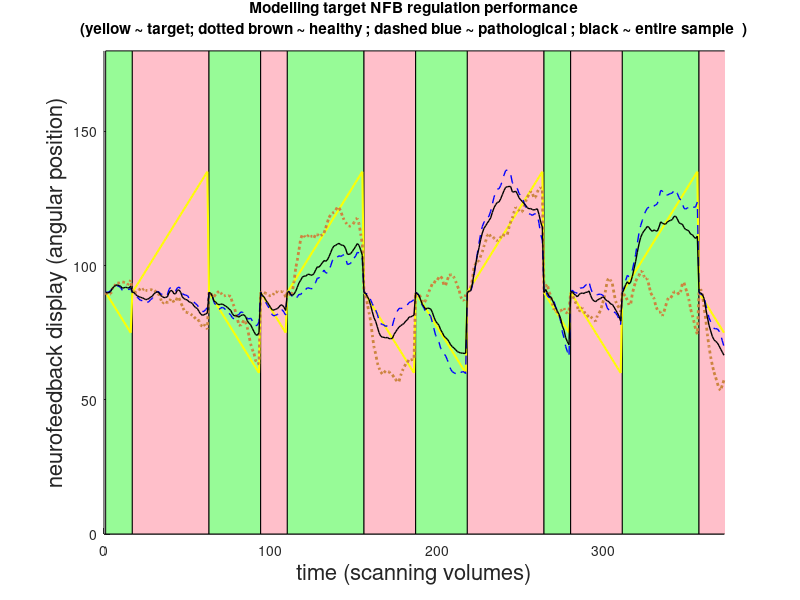
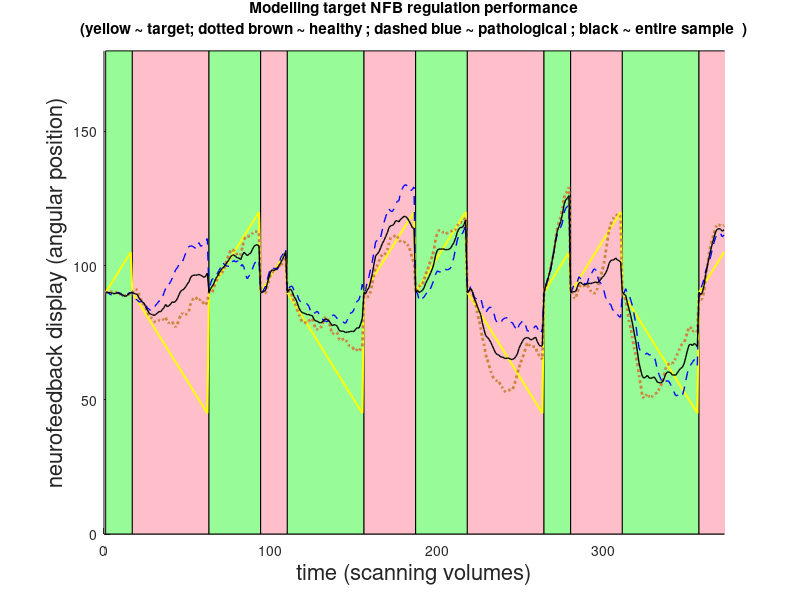
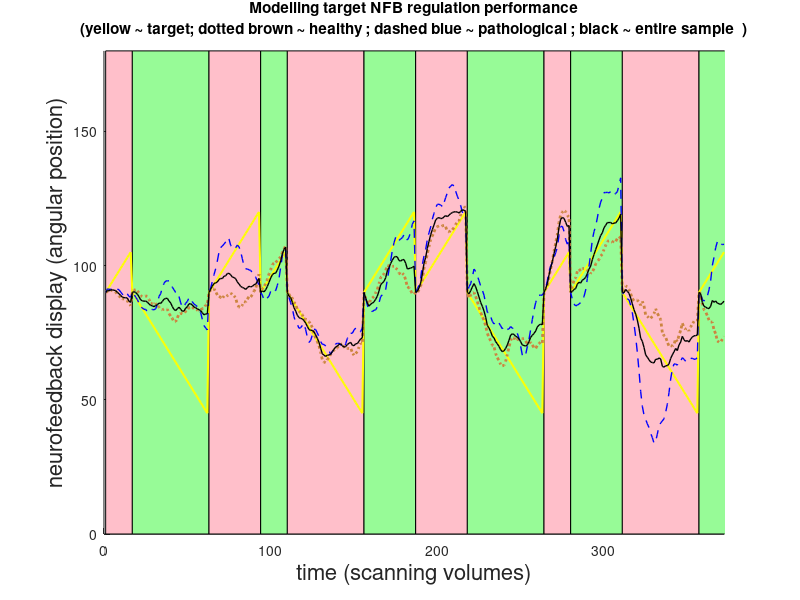
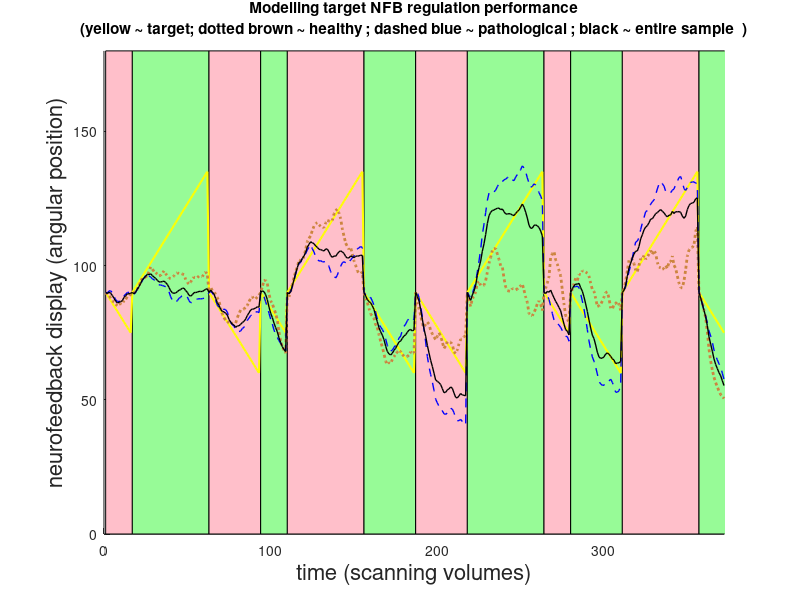

Source code (MATLAB) for these figures, in order:
clc; clear;
load('NPEP_v3.mat') % called SUB & NP_data & ClinicalStatus

% Produce Fig. 1C (a graphical representation for visual inspection and validation of the approach for modelling neurofeedback regulation performance) 
covered=1; coveredTrialOrders{1}=[];
for s=1:length(SUB)
    
    % prepare subject's Trial Order string
    clear triOrd trialOrder; triOrd=char(SUB(s).trialOrder);
    subTrialOrder=[]; for e=1:24; subTrialOrder=[subTrialOrder '            ' triOrd(e,:)]; end
        
    % check if subject's trial order matches any of the covered trial orders
    match=0; coveredTrialOrders{covered}=[];
    for cvrd=1:covered
        if ~isempty(coveredTrialOrders{cvrd})
            
            % prepare current Trial Order string
            clear triOrd trialOrder; triOrd=char(coveredTrialOrders{cvrd});
            curTrialOrder=[]; for e=1:24; curTrialOrder=[curTrialOrder '            ' triOrd(e,:)]; end
            
            % compare subject and current trial orders
            if strcmp(subTrialOrder,curTrialOrder)
                match=1;
                break; 
            end
        end
    end
    
    if match==0
        ref_sub=s;
        coveredTrialOrders{covered}       = SUB(ref_sub).trialOrder;
        subs_withSameTrialOrders{covered} = [ref_sub];
        clear SxT_ClinicalStatus % Subject x Trial Clinical Status
        for sub = ref_sub+1:length(SUB)
            if sum(strcmp(cellstr(SUB(ref_sub).trialOrder), cellstr(SUB(sub).trialOrder)))==24
                subs_withSameTrialOrders{covered} = [subs_withSameTrialOrders{covered} sub];
                if ClinicalStatus(sub)==1; SxT_ClinicalStatus(sub)=1; elseif ClinicalStatus(sub)==0; SxT_ClinicalStatus(sub)=2; end
            end
        end
    
    figure; 
    
    % Colour background 
    % (colour-selection optimized for discriminability across protanope and deuteranope colourblindness,
    % according to http://jfly.iam.u-tokyo.ac.jp/color/index.html and 
    % https://nl.mathworks.com/matlabcentral/fileexchange/24497-rgb-triple-of-color-name--version-2 )
    p=1; % position
    for T=1:12
        if strcmp(char(SUB(ref_sub).trialOrder(2*T-1)),'Focus'); 
            L = SUB(ref_sub).trial(T).length;
            patch([p p+L+1 p+L+1 p], [0 0 180*[1 1]], [1.0000    0.7500    0.7930]); % Pink
            p = p + L+1;       
        elseif strcmp(char(SUB(ref_sub).trialOrder(2*T-1)),'Wander'); 
            L = SUB(ref_sub).trial(T).length;
            patch([p p+L+1 p+L+1 p], [0 0 180*[1 1]], [0.5938    0.9833    0.5938]); % PaleGreen
            p = p + L+1;       
        else display(SUB(ref_sub).trialOrder(2*T-1))
             display(T)
             display(ref_sub)
        end
    end
        
    % Plot data
    hold on;
    xlabel('time (scanning volumes)', 'FontSize', 16);
    ylabel('neurofeedback display (angular position)', 'FontSize', 16);
    xlim([0 length(mean(NP_data( SxT_ClinicalStatus>=1,:)))])
    ylim([0 180 ])
    
    SUB( subs_withSameTrialOrders{covered}(1) ).NP_linear = [];
    for t=1:12
        SUB( subs_withSameTrialOrders{covered}(1) ).NP_linear = [SUB( subs_withSameTrialOrders{covered}(1) ).NP_linear SUB( subs_withSameTrialOrders{covered}(1) ).trial(t).ideal_NP_linear];
    end
    
    plot(SUB( subs_withSameTrialOrders{covered}(1) ).NP_linear, 'Color', [1 1 0], 'LineWidth', 1.5); % Yellow
    plot(mean(NP_data( SxT_ClinicalStatus==1,:) ), 'Color', [0.8008    0.5195    0.2461], 'LineStyle',':', 'LineWidth', 2); %LightBrown~"Peru" 
    plot(mean(NP_data( SxT_ClinicalStatus==2,:) ), 'Color', [0 0 1], 'LineStyle', '--', 'LineWidth', 1); %Blue
    plot(mean(NP_data( SxT_ClinicalStatus>=1,:)), 'k', 'LineWidth', 1); % Black
    title({'Modelling target NFB regulation performance', '(yellow ~ target; dotted brown ~ healthy ; dashed blue ~ pathological ; black ~ entire sample  )'});
    hold off;
    grid
    covered=covered+1;
    
    end
    
end